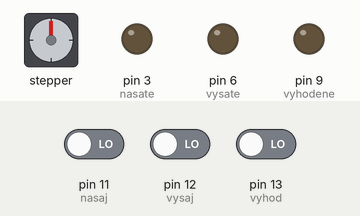
Simulated run of this sketch. Board: Arduino Nano, built with avr-gcc and run on an emulated ATmega328P. Shown: stepper motor, output pins drawn as LEDs (lit = HIGH). Inputs (shaded band) come from the test bench; at power-on: pin 11 (nasaj) LOW, pin 12 (vysaj) LOW, pin 13 (vyhod) LOW. Stepper angles assume 400 steps per turn.

Above: at 1.2 s.
1.3 s: pin 11 (nasaj) driven HIGH
At 2.5 s:
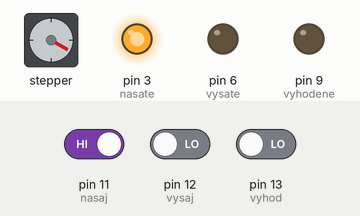
4.3 s: pin 12 (vysaj) driven HIGH
At 7.23 s:
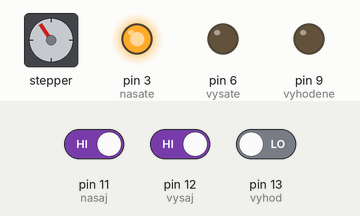
7.3 s: pin 13 (vyhod) driven HIGH
10.3 s: pin 11 (nasaj) driven LOW
At 12.3 s:
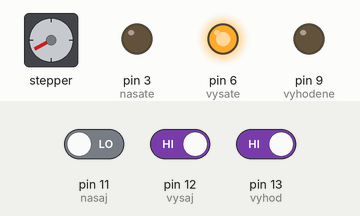
13.3 s: pin 13 (vyhod) driven LOW
16.3 s: pin 11 (nasaj) driven HIGH
At 18.4 s:
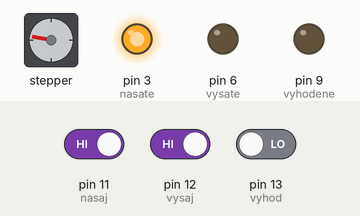
Timing chart, 0 to 29.7 s (numbered marks = the images above; inputs shaded):
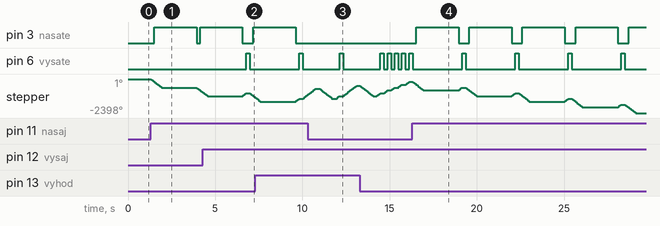

The sketch:

robot_control.ino
```cpp
#include <Arduino.h>
#include "NexButton.h"

#define MOTOR_STEPS 400
#define RPM 160

#define DIR 4
#define STEP 7

#include "DRV8825.h"
DRV8825 stepper(MOTOR_STEPS, DIR, STEP);

int nasaj = 11;
int vysaj = 12;
int vyhod = 13;
int nasate = 3;
int vysate = 6;
int vyhodene = 9;


const int endstop = A7; // pin that the sensor is attached to
const int threshold = 400; // an arbitrary threshold level that's in the range of the analog input
const int ledPin = 13;
const int tkroku = 2000;

static int stepsDone = 0;
static int totalSteps = 0;
static int rotation = 0;

NexButton dvestoul = NexButton(1, 1, "b0");
NexButton tristoul = NexButton(1, 2, "b1");
NexButton calibrate = NexButton(1, 3, "b2");
NexButton servis= NexButton(1, 4, "b3");

// Register a button object to the touch event list.
NexButton *nex_listen_list[] = {
  &dvestoul,
  &tristoul,
  &calibrate,
  &servis,
  NULL
};

void dvestoulPushed(void *ptr) {
  // vydrbat to do pice serial printy
  Serial.print("dvestoulPushed, rotation set to: ");
  rotation = 4300;
  Serial.println(rotation);
  }


void tristoulPushed(void *ptr) {
  // vydrbat to do pice serial printy
  Serial.print("tristoulPushed, rotation set to: ");
  rotation = 7300;
  Serial.println(rotation);
  }

void calibratePushed(void *ptr) {
  if (endstop < threshold){
    stepper.rotate(3600);
    digitalWrite(ledPin, LOW);
  }
  if (endstop > threshold){
    digitalWrite(ledPin, HIGH);
    stepper.rotate(-750);
  }
}

void servisPushed(void *ptr) {
  stepper.rotate(-10000);
}


void setup() {
  dvestoul.attachPush(dvestoulPushed);
  tristoul.attachPush(tristoulPushed);
  calibrate.attachPush(calibratePushed);
  servis.attachPush(servisPushed);
  Serial.begin(9600);
    stepper.begin(RPM);
    // if using enable/disable on ENABLE pin (active LOW) instead of SLEEP uncomment next line
    stepper.setEnableActiveState(LOW);
    stepper.enable();
    stepper.setMicrostep(1);  // Set microstep mode to 1:1
    pinMode(ledPin, OUTPUT);
    pinMode(endstop, INPUT);
    pinMode(nasaj, INPUT);
    pinMode(vysaj, INPUT);
    pinMode(vyhod, INPUT);
    pinMode(nasate, OUTPUT);
    pinMode(vysate,  OUTPUT);
    pinMode(vyhodene, OUTPUT);
//    pinMode(objem, OUTPUT);

}

void loop() {
  nexLoop(nex_listen_list);
  if(digitalRead(nasaj) == HIGH){
    stepper.rotate(-200);
    stepper.rotate(-rotation);
    digitalWrite(nasate,HIGH);
    stepper.rotate(-400);
    delay(2000);
    digitalWrite(nasate, LOW);
    }

  if(digitalRead(vysaj) == HIGH){
    stepper.rotate(rotation);
    stepper.rotate(200);
    digitalWrite(vysate,HIGH);
    delay(200);
    digitalWrite(vysate, LOW);
  }

  if(digitalRead(vyhod) == HIGH){
    stepper.rotate(720);
    delay(200);
    stepper.rotate(-720);
    digitalWrite(vyhodene,LOW);
    delay(200);
    digitalWrite(vyhodene, LOW);
     }
}
```

Measured:
- after the input at 1.3 s, pin 3 (nasate): LOW → HIGH after 0.21 s, → LOW 2.4 s later, → HIGH 0.21 s later; stepper: turns 600° counter-clockwise in 0.63 s, then 332° counter-clockwise in 0.31 s
- after the input at 4.3 s, pin 6 (vysate): LOW → HIGH after 2.5 s, → LOW 0.20 s later
- after the input at 10.3 s, pin 3 (nasate): stays LOW (without the input it goes to HIGH after 1.8 s); pin 6 (vysate): LOW → HIGH after 1.8 s, → LOW 0.20 s later
- after the input at 16.3 s, pin 3 (nasate): alternates HIGH for 2.4 s and LOW for 0.62 s, starting after 0.23 s; pin 6 (vysate): alternates HIGH for 0.20 s and LOW for 2.8 s, starting after 2.9 s
